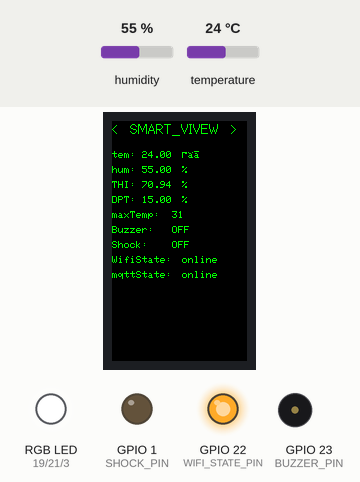
Bench run of a program on a simulated ESP32. Parts: 135×240 colour display, an RGB LED mixed from three pins (HIGH = lit), output pins drawn as LEDs (lit = HIGH), buzzer (waves = sounding, pin HIGH). Inputs (shaded band) come from the test bench; at power-on: temperature 24 °C, humidity 55 %. WiFi joins after 1.5 s; servers stay silent unless stated; no MQTT or app messages arrive unless stated; what the program prints to the serial monitor is not drawn.

Above: at 2.9 s.
3.0 s: temperature set to 27 °C
At 7.6 s:
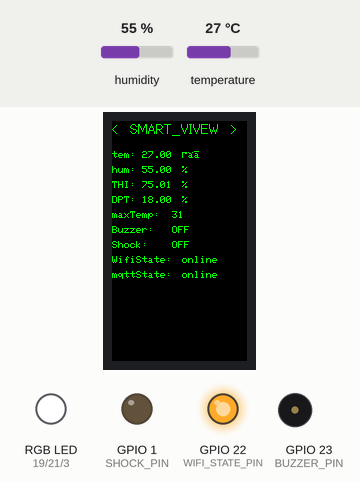
9.0 s: temperature set to 30 °C
At 12.3 s:
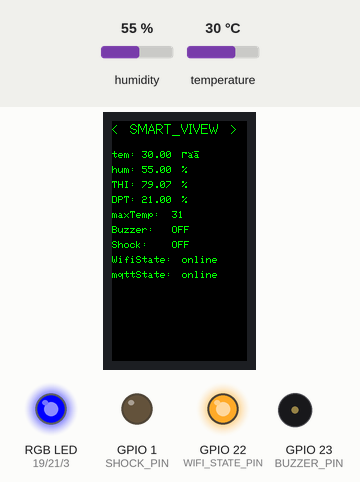
15.0 s: temperature set to 32 °C
At 18.1 s:
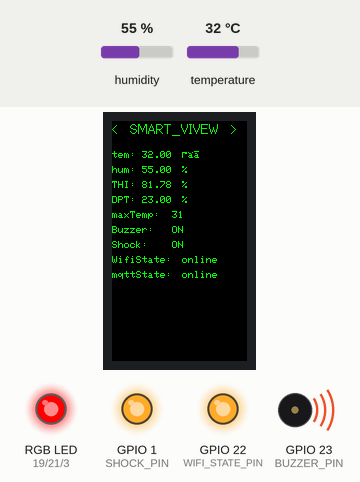
21.0 s: humidity set to 22 %
At 22.7 s:
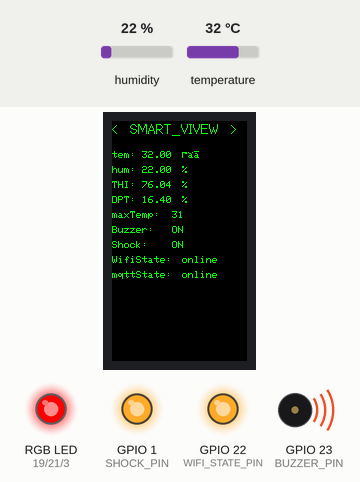
Timing chart, 0 to 24.2 s (numbered marks = the images above; inputs shaded):
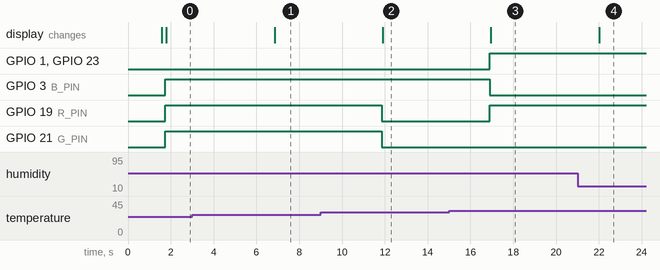

Measured:
- the behaviour switches between 28 and 29 °C on temperature (found by bisection; images 1 and 2)
- the behaviour switches between 30 and 31 °C on temperature (found by bisection; images 2 and 3)
- after the input at 3.0 s, the display: changes after 3.8 s (image 1)
- after the input at 9.0 s, GPIO 19 (R_PIN), GPIO 21 (G_PIN): HIGH → LOW after 2.9 s; the display: changes after 2.9 s (image 2)
- after the input at 15.0 s, GPIO 1 (SHOCK_PIN), GPIO 19 (R_PIN), GPIO 23 (BUZZER_PIN): LOW → HIGH after 1.9 s; GPIO 3 (B_PIN): HIGH → LOW after 1.9 s; the display: changes after 2.0 s (image 3)
- after the input at 21.0 s, the display: changes after 1.0 s (image 4)

The program:

main.cpp
```cpp
#include <DHT.h>
#include <SPI.h>
#include <WiFi.h>
#include <DHT_U.h>
#include <Arduino.h>
#include <TFT_eSPI.h>
#include <PubSubClient.h>

/** WIFI反馈引脚 */
#define WIFI_STATE_PIN 22

/** 振动器引脚 */
#define SHOCK_PIN 1

/** 温湿度采集引脚 */
#define DHTPIN 15

/** 温湿度采集器型号 */
#define DHTTYPE DHT11

/** 最高温度阈值 */
#define MAX_TEMP 31

/** 蜂鸣器引脚 */
#define BUZZER_PIN 23

/** 文本大小 */
#define TEXT_SIZE 1

/** RGB R */
#define R_PIN 19

/** RGB G */
#define G_PIN 21

/** RGB B */
#define B_PIN 3

/** 红色值 */
int R_NUM = 255;

/** 绿色值 */
int G_NUM = 255;

/** 蓝色值 */
int B_NUM = 255;

/**
 * 蜂鸣器是否开启
 */
bool buzzerState = false;

/**
 * 振动器是否开启
 */
bool shockState = false;

/**
 * 蜂鸣器开关函数
 */
void onOrOffBuzzer();

/**
 * 温湿度采集实例
 */
sensors_event_t DHT_event;

/**
 * 老的 温度
 */
float oldTemperature;

/**
 * 湿热度
 */
float THI;

/**
 * 露珠点
 */
float DPT;

/**
 * 老的 湿度
 */
float oldHumidity;

/**
 * 初始化温度采集器
 */
DHT_Unified dht(DHTPIN, DHTTYPE);

/**
 *  数据采集
 *  切换灯光状态
 *  切换蜂鸣器状态
 *  切换振动器
 */
void dataCollection();

/**
 *  屏幕实例
 */
TFT_eSPI tft = TFT_eSPI();

/**
 *  更新屏幕信息
 */
void updateText();

/**
 *  初始化引脚
 */
void initPinMode();

/**
 *  根据环境温度变化灯光颜色
 */
void changeLight();

/**
 *  根据环境温度决定是否触发振动器
 */
void changeShock();

/**
 * WIFI 连接
 */
WiFiClient espClient;

/**
 * wifi 重连
 */
void reconnectWifi();

/**
 * wifi 连接
 */
void connectingWifi();

// MQTT Broker 服务端连接
const int mqtt_port = 1883;
const char *mqtt_topic = "attributes";
const char *mqtt_password = "xaOLytUEQI";
const char *mqtt_username = "5mk5srrjyi245nf4";
const char *mqtt_broker = "sh-3-mqtt.iot-api.com";

/**
 * 客户端事件
 */
PubSubClient client(espClient);

/**
 * mqtt 连接
 */
void connectingMqtt();

/**
 * mqtt 数据上送
 */
void publishMqttMesage();

void setup()
{
  Serial.begin(9600);
  connectingWifi();
  connectingMqtt();
  initPinMode();
  tft.init();
  dht.begin();
}

void loop()
{
  reconnectWifi();
  client.loop();
  dataCollection();
  delay(5000);
}

void initPinMode()
{
  pinMode(R_PIN, OUTPUT);
  pinMode(G_PIN, OUTPUT);
  pinMode(B_PIN, OUTPUT);
  pinMode(SHOCK_PIN, OUTPUT);
  pinMode(BUZZER_PIN, OUTPUT);
  pinMode(WIFI_STATE_PIN, OUTPUT);
}

void dataCollection()
{
  dht.temperature().getEvent(&DHT_event);
  float temperature = DHT_event.temperature;
  dht.humidity().getEvent(&DHT_event);
  float humidity = DHT_event.relative_humidity;
  bool dataHasChange = temperature != oldTemperature || humidity != oldHumidity;
  if (dataHasChange)
  {
    oldHumidity = humidity;
    oldTemperature = temperature;
    onOrOffBuzzer();
    changeLight();
    changeShock();
    updateText();
    publishMqttMesage();
  }
}

void updateText()
{

  tft.setTextSize(TEXT_SIZE);
  tft.fillScreen(TFT_BLACK);
  tft.setTextColor(TFT_GREEN, TFT_BLACK);

  tft.drawString("<  SMART_VIVEW  >", 0, 0, 2);

  tft.drawString("tem:", 0, 30);
  tft.drawString(String(oldTemperature).c_str(), 30, 30);
  tft.drawString("℃", 70, 30);

  tft.drawString("hum:", 0, 45);
  tft.drawString(String(oldHumidity).c_str(), 30, 45);
  tft.drawString("%", 70, 45);

  THI = ((1.8 * oldTemperature + 32) - (0.55 - 0.55 * oldHumidity * 0.01) * (1.8 * oldTemperature - 26));
  tft.drawString("THI:", 0, 60);
  tft.drawString(String(THI).c_str(), 30, 60);
  tft.drawString("%", 70, 60);

  DPT = +(oldTemperature - ((100 - oldHumidity) / 5));
  tft.drawString("DPT:", 0, 75);
  tft.drawString(String(DPT).c_str(), 30, 75);
  tft.drawString("%", 70, 75);

  tft.drawString("maxTemp:", 0, 90);
  tft.drawString(String(MAX_TEMP).c_str(), 60, 90);

  String buzzerText = buzzerState ? "ON" : "OFF";
  tft.drawString("Buzzer:", 0, 105);
  tft.drawString(buzzerText, 60, 105);

  String shockText = shockState ? "ON" : "OFF";
  tft.drawString("Shock:", 0, 120);
  tft.drawString(shockText, 60, 120);

  String wifiStateText = WiFi.status() == WL_CONNECTED ? "online" : "offline";
  tft.drawString("WifiState:", 0, 135);
  tft.drawString(wifiStateText, 70, 135);

  String mqttStateText = client.connected() ? "online" : "offline";
  tft.drawString("mqttState:", 0, 150);
  tft.drawString(mqttStateText, 70, 150);
}

void onOrOffBuzzer()
{
  buzzerState = oldTemperature >= MAX_TEMP;
  buzzerState ? digitalWrite(BUZZER_PIN, HIGH) : digitalWrite(BUZZER_PIN, LOW);
}

void changeLight()
{

  if (oldTemperature <= 28)
  {
    R_NUM = 255;
    G_NUM = 255;
    B_NUM = 255;
  }
  else if (oldTemperature <= 30)
  {
    R_NUM = 0;
    G_NUM = 0;
    B_NUM = 255;
  }
  else
  {
    R_NUM = 255;
    G_NUM = 0;
    B_NUM = 0;
  }

  analogWrite(R_PIN, R_NUM);
  analogWrite(G_PIN, G_NUM);
  analogWrite(B_PIN, B_NUM);
}

void changeShock()
{
  shockState = oldTemperature >= MAX_TEMP;
  shockState ? digitalWrite(SHOCK_PIN, HIGH) : digitalWrite(SHOCK_PIN, LOW);
}

void connectingWifi()
{
  const char *wifiName = "360WiFi-5DEFC7";
  const char *wifiPassword = "KD13949977409";
  WiFi.disconnect(true);
  WiFi.begin(wifiName, wifiPassword);
  while (WiFi.status() != WL_CONNECTED)
  {
    delay(500);
    Serial.print(".");
    digitalWrite(WIFI_STATE_PIN, HIGH);
  }
  Serial.println("wifi 连接成功");
}

void reconnectWifi()
{
  if (WiFi.status() != WL_CONNECTED)
  {
    connectingWifi();
  }
}

void connectingMqtt()
{
  client.setServer(mqtt_broker, mqtt_port);
  while (!client.connected())
  {
    String client_id = "esp32-client-";
    client_id += String(WiFi.macAddress());
    Serial.printf("The client %s connects to the public mqtt broker\n", client_id.c_str());
    if (client.connect(client_id.c_str(), mqtt_username, mqtt_password))
    {
      Serial.println("连接成功");
      client.subscribe(mqtt_topic);
    }
    else
    {
      Serial.print("连接失败");
      Serial.print(client.state()); // 返回连接状态
      delay(2000);
    }
  }
}

void publishMqttMesage()
{
  if (!client.connected())
  {
    Serial.println("数据重连");
    connectingMqtt();
  }
  char msg[200];
  snprintf(
      msg, sizeof(msg),
      "{ \"temperature\":%.1f, \"humidity\":%.1f, \"buzzer\":%.1f }",
      oldTemperature,
      oldHumidity,
      buzzerState);
  client.publish(mqtt_topic, msg);
}
```
